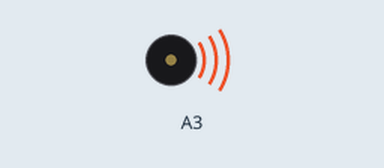
Simulated run of this sketch. Board: Arduino Uno, built with avr-gcc and run on an emulated ATmega328P. Parts: buzzer (waves = sounding). What the sketch prints to the serial monitor is not drawn.

Above: at 0.05 s.
Timing chart, 0 to 3.0 s (numbered marks = the images above):
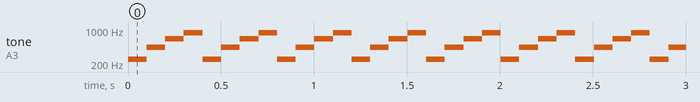

Measured:
- by itself, tone on A3: repeats every 0.40 s: 440 Hz 0.10 s, 660 Hz 0.10 s, 880 Hz 0.10 s, 250 Hz 0.10 s

The sketch:

Piezo_Kit-on-a-Shield.ino
```cpp
/*Upload the code to make the
  piezo buzzer on the Kit-on-a-Shield
  play some different notes.

  Open the serial monitor to display the
  tones being played.
*/

void setup() {
  // put your setup code here, to run once:
  Serial.begin(9600);

}

void loop() {
  Serial.println  ("Playing 250hz Tone...");
  tone (A3, 250);
  delay(100);

  Serial.println  ("Playing 440hz Tone...");
  tone (A3, 440);
  delay(100);

  Serial.println  ("Playing 660hz Tone...");
  tone (A3, 660);
  delay(100);

  Serial.println  ("Playing 880hz Tone...");
  tone (A3, 880);
  delay(100);

  noTone (A1);
}
```
